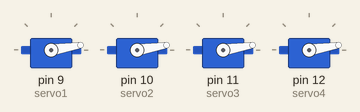
This sketch was run on a simulated Arduino Uno, built with avr-gcc and run on an emulated ATmega328P. Shown: 4 × servo. At 5.5 s the program stops and its outputs stay as they are.

Above: at 0.15 s.
At 0.76 s:
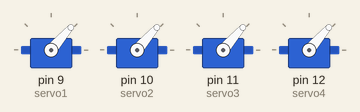
At 1.68 s:
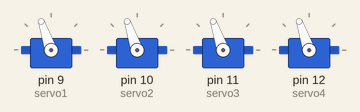
At 2.29 s:
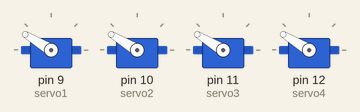
At 2.9 s:
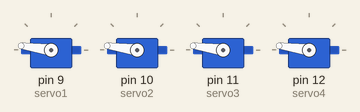
At 5.6 s:
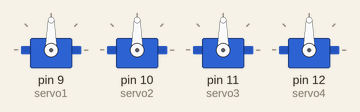
Timing chart, 0 to 7.0 s (numbered marks = the images above):
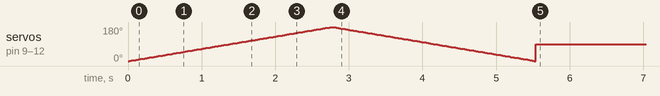

The sketch:

Servo_motor_code.ino
```cpp
#include <Servo.h>

Servo servo1;
Servo servo2;
Servo servo3;
Servo servo4;

int pos = 0;
unsigned long startTime;

void setup() {
  servo1.attach(9);
  servo2.attach(10);
  servo3.attach(11);
  servo4.attach(12);

  startTime = millis();  // record the time
}

void loop() {
  if (millis() - startTime <= 2000) {
    for (pos = 0; pos <= 180; pos += 1) {
      servo1.write(pos);
      servo2.write(pos);
      servo3.write(pos);
      servo4.write(pos);
      delay(15);
    }

    for (pos = 180; pos >= 0; pos -= 1) {
      servo1.write(pos);
      servo2.write(pos);
      servo3.write(pos);
      servo4.write(pos);
      delay(15);
    }

  } else {
    servo1.write(90);
    servo2.write(90);
    servo3.write(90);
    servo4.write(90);

    // stop looping
    while (true);
  }
}
```
